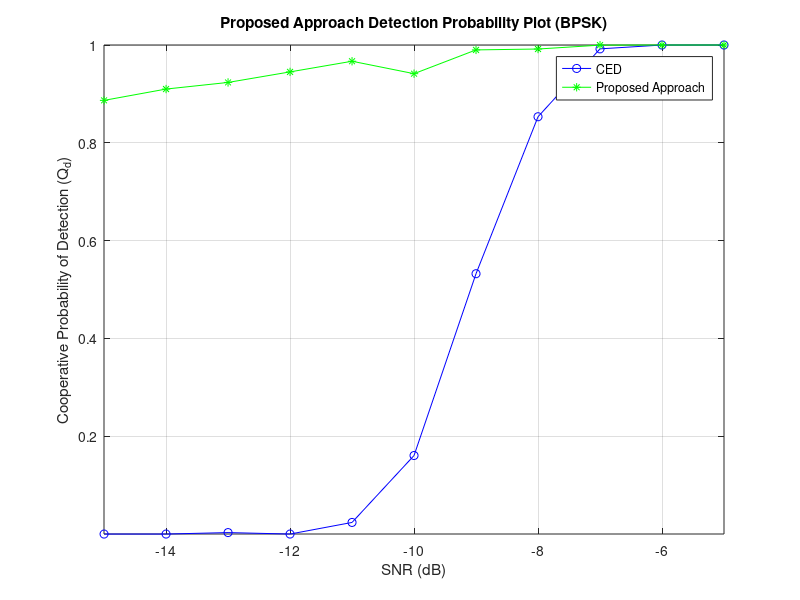
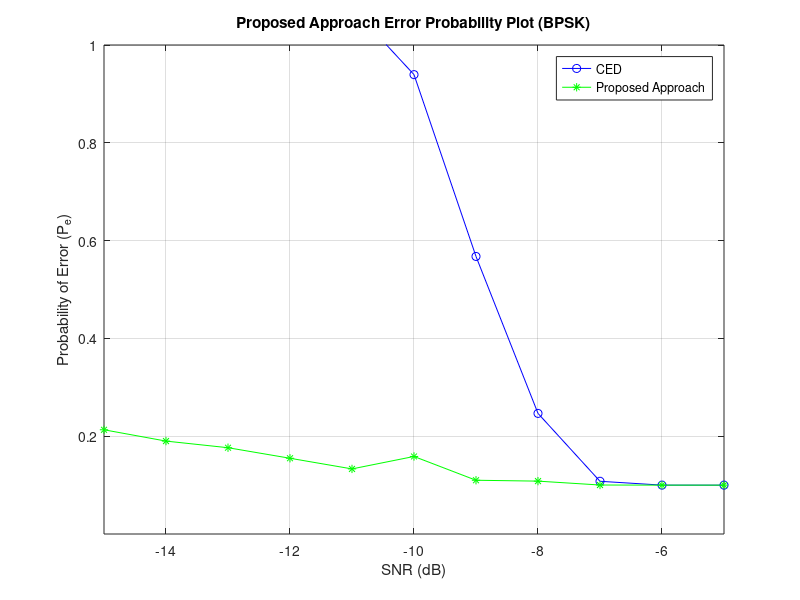

These figures' MATLAB source, in order:
%Proposed Approach
%Part1: 3 Event Energy Detection
%Part2: Double Threshold
clc
clear all
close all

format long

N = 200;  
%snr_dB =-8; %dB
%snr = 10.^(snr_dB./10);
Pf = 0.01:0.01:1;
uc = 0.1;
%% BPSK Signal

L=1500;
data = round(rand(1,L));                               % Data sequence
uni2bip=2*data-1;                                      % Convert unipolar to bipolar
T=1;                                                   % Bit duration
Eb=T/2;                                                % This will result in unit amplitude waveforms
fc=3/T;                                                % Carrier frequency
t=linspace(0,5,1500);                                  % discrete time sequence between 0 and 5*T (15000 samples)
K=length(t);                                           % Number of samples
Nsb=K/length(data);                                    % Number of samples per bit
dd=repmat(data',1,Nsb);                                % replicate each bit Nsb times
bb=repmat(uni2bip',1,Nsb); dw=dd';                     % Transpose the rows and columns
dw=dw(:)'; 

%------ Convert dw to a column vector (colum by column) and convert to a row vector
bw=bb';
bw=bw(:)';                                             % Data sequence samples
w=sqrt(2*Eb/T)*cos(2*pi*fc*t);                         % carrier waveform
bpsk_w=bw.*w;                                          % modulated waveform


 %% Probabilty of double threshold
u=1000; 
Pfa = 0.1;
snr_dB =-15:1:-5; %dB
snr = 10.^(snr_dB./10);
for m=1:5
 for i =1:length(snr)
              Dcv=0;
              Dps0=0;
              Dps1 = 1;
              K = 0;
              W=5-K;
              FC_E=0;
          for j = 1:1000

%      lambda(i)=gammaincinv(1-Pf(i),u)*2; %theshold
%      Pdth(i)=marcumq(sqrt(2*snr),sqrt(lambda(i)),u);

        %-----AWGN noise with mean 0 and variance -----%
         Noise = randn(1,N); 
         vn=var(Noise);
         %-----Real valued Gaussian Primary User Signal------% 

         Signal = sqrt(snr(i)).*bpsk_w(1:200);
         vs=var(Signal);

         Recv_Sig = Signal + Noise; % Received signal at SU 1

         Energy = abs(Recv_Sig).^2; % Energy of received signal over N samples

         %------- Threshold-----------

         Threshold_0(i) = N*vn + qfuncinv(Pfa)*sqrt(2*N*vn^2);
         Threshold_1(i) = (1-uc)*Threshold_0(i);
         Threshold_2(i) = (1+uc)*Threshold_0(i);


         %-----Computation of Test statistic for energy detection-----%
         X(m) =sum(Energy);

         %% ------------------Conventional---------------------
           if X(m) >= Threshold_0(i)
               Dcv = Dcv +1;
           end

        %% Proposed scheme

            if X(m) <= Threshold_1(i)
               FC(m) = 0;
               Dps0 = Dps0 +1 ;
               K=K+1;
               Lf(K)=FC(m);
           elseif  X(m) >= Threshold_2(i) 
              FC(m) = 1;
              Dps1 = Dps1 + 1;
              K=K+1;
              Lf(K)=FC(m);
           else
               FC(m) = X(m);
               FC_E=FC_E+FC(m);
               if W~=0
    X_avg = FC_E/W;
    if (X_avg < Threshold_0(i))
        Lf(K+1) = 0;
    else
        Lf(K+1) = 1;
    end
               end
            end
        end      
     Pdcv(m,i) = Dcv/j;
     Pdps(m,i) = Dps1/j;
     Pfps(m,i) = Dps0/j;
     Pdps(K+1,i) = qfunc((Threshold_0(i) -N*(vn+vs))./(sqrt(2*N*(vn+vs)^2)));
  end

end


for i=1:length(snr)
     PdcvOR(i)=1-prod(1-Pdcv(:,i));
     PdpsOR(i)=1-prod(1-Pdps(:,i));
 end

plot(snr_dB,1-(1-PdcvOR).^3,'b-o',snr_dB,1-(1-PdpsOR).^3,'g-*');
grid on
axis([-15.001,-5,0.0001,1]);
xlabel('SNR (dB)');
ylabel('Cooperative Probability of Detection (Q_d)');
legend('CED','Proposed Approach');
title('Proposed Approach Detection Probability Plot (BPSK)')
figure
for i=1:length(snr_dB)
    Pecv(i)=Pfa+1-(1-(1-PdcvOR(i)).^3);
    Peps(i)=Pfa+1-(1-(1-PdpsOR(i)).^3);
end
plot(snr_dB,Pecv,'b-o',snr_dB,Peps,'g-*');
grid on
xlabel('SNR (dB)');
axis([-15,-5,0.0001,1])
ylabel('Probability of Error (P_e)');
legend('CED','Proposed Approach');
title('Proposed Approach Error Probability Plot (BPSK)')